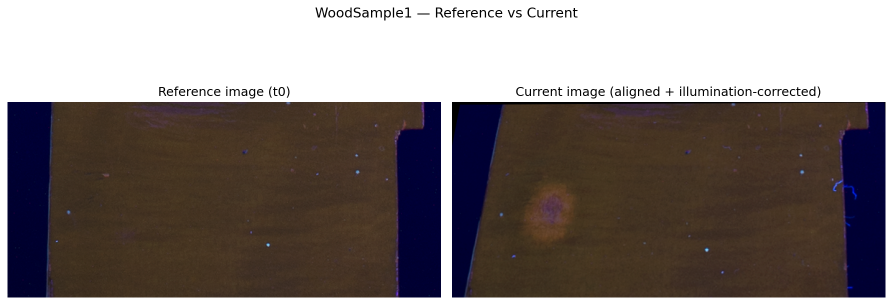
#> input picture figures/EDA/reference_vs_current.png, 1785 x 610 px, given in place of t0_1.png, which was not available (shown at 1/2 size)
$ python visualize_eda.py
#> lines starting #> are read from the running program, lines starting #| are printed output that depends on the picture; after the words box and inside, x2 and y2 are one past the last pixel; in counts of white or black regions, pixels touching at a corner belong together; pictures that were not available may be replaced by others from this repository, and a replacement may not be noted
#> in _load_rgb, img is the input picture: shape (610, 1785, 4); mean R, G, B, A 129.4, 120.5, 118.6, 255
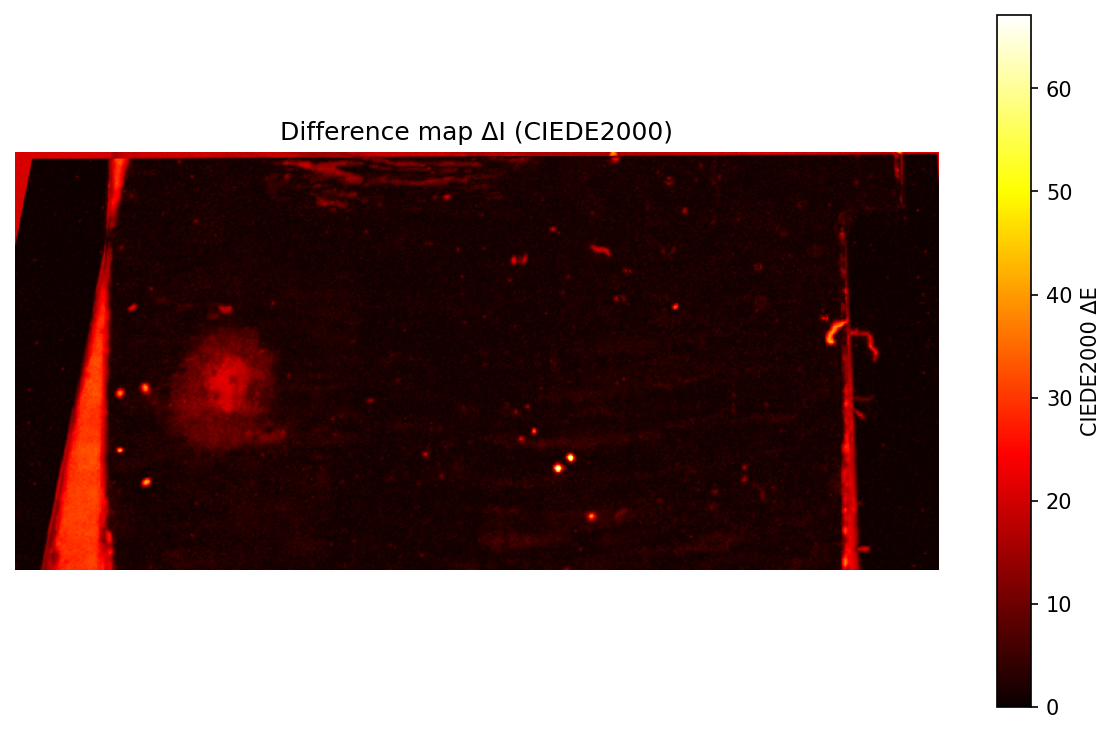
#> input picture figures/EDA/diff_map.png, 1115 x 734 px, given in place of t10_1.png, which was not available
#> in _load_rgb, img is the input picture: shape (734, 1115, 4); mean R, G, B, A 150.2, 129.4, 126.7, 255
### src/preprocessing.py
from dataclasses import dataclass
from typing import Iterable

import cv2
import numpy as np
from skimage.color import deltaE_ciede2000, rgb2lab
from skimage.measure import label, regionprops
from skimage.transform import resize


@dataclass(frozen=True)
class RegistrationResult:
    """Result of aligning two images using feature-based registration."""
    aligned: np.ndarray
    matrix: np.ndarray
    inliers: int


@dataclass(frozen=True)
class Roi:
    """ Represents a region of interest (ROI) in an image, defined by its bounding box coordinates"""
    y0: int
    y1: int
    x0: int
    x1: int

    def as_slices(self) -> tuple[slice, slice]:
        return slice(self.y0, self.y1), slice(self.x0, self.x1)

def _resize_for_registration(image: np.ndarray, max_side: int = 1200) -> tuple[np.ndarray, float]:
    """ Resizes the image to ensure its largest side does not exceed max_side, while maintaining aspect ratio.
                    # SampleViolin1 : (2102, 2910, 3)
                    # WoodSample1 : (315, 697, 3)
                    # WoodSample2 : (376, 646, 4)
        It returns the resized image and the scale factor used for resizing. If the image is already smaller than max_side, it returns the original image and a scale factor of 1.0.
    """
#> called with max_side = 1200
    height, width = image.shape[:2]
#> height = 610; width = 1785
    current = max(height, width)
#> current = 1785
    if current <= max_side:
        return image, 1.0
    scale = max_side / current
#> scale = 0.672
    resized = cv2.resize(image, (int(round(width * scale)), int(round(height * scale))), interpolation=cv2.INTER_AREA)
    return resized, scale


def register_to_reference(reference: np.ndarray, image: np.ndarray) -> RegistrationResult:
    """
        Aligns the input image to the reference image using feature-based registration.
        It detects keypoints and descriptors in both images using SIFT, matches them using a brute-force matcher,
        and estimates a homography matrix to align the image to the reference. The function returns the aligned image,
        the homography matrix and the number of inliers used in the estimation
     """
    reference_small, ref_scale = _resize_for_registration(reference)
#> ref_scale = 0.672
    image_small, img_scale = _resize_for_registration(image)
#> img_scale = 1
    gray_ref = cv2.cvtColor(reference_small, cv2.COLOR_RGB2GRAY)
    gray_img = cv2.cvtColor(image_small, cv2.COLOR_RGB2GRAY)
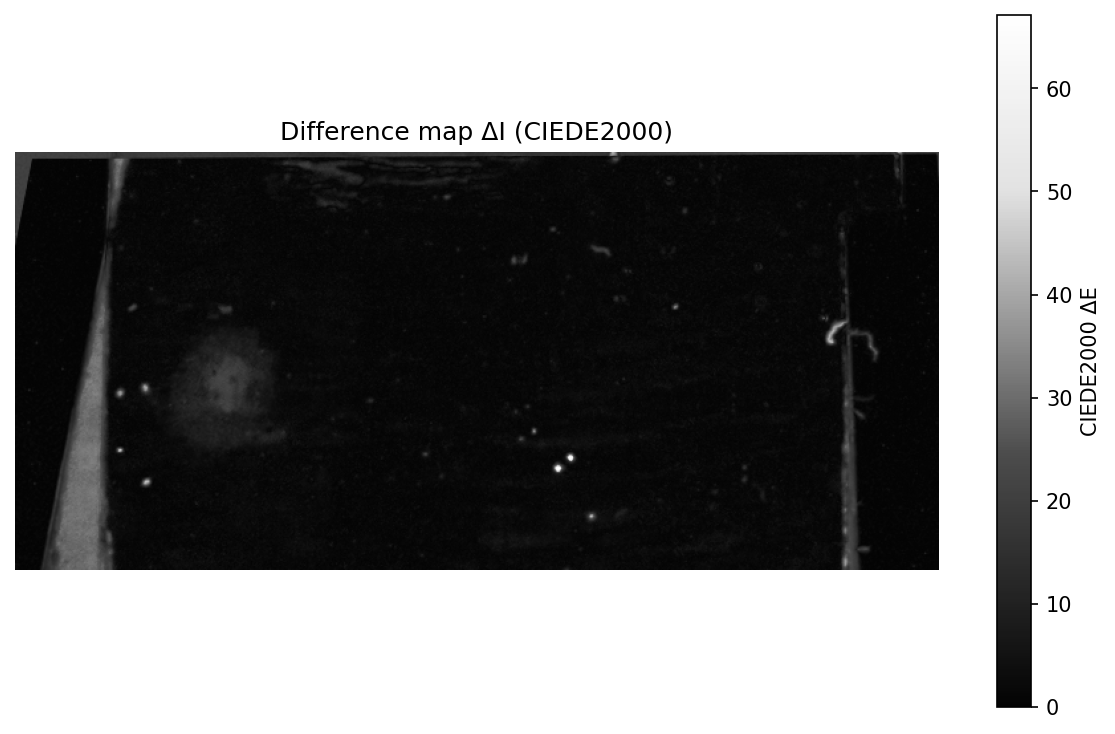
#> gray_img: shape (734, 1115); min 0, max 255, mean 135.3
    sift = cv2.SIFT_create()
    kp_ref, desc_ref = sift.detectAndCompute(gray_ref, None)
#> kp_ref = 449 keypoints; strongest (x, y, size): (436, 22, 2.3), (548, 11, 2.1), (428, 22, 2.4), (432, 11, 2.1)
    kp_img, desc_img = sift.detectAndCompute(gray_img, None)
#> kp_img = 470 keypoints; strongest (x, y, size): (545, 123, 1.9), (545, 138, 1.9), (502, 138, 1.8), (502, 123, 1.9)
    if desc_ref is None or desc_img is None:
        identity = np.eye(3, dtype=np.float32)
        return RegistrationResult(aligned=image.copy(), matrix=identity, inliers=0)

    matcher = cv2.BFMatcher()
    matches = matcher.knnMatch(desc_img, desc_ref, k=2)
#> matches = 470 matches
    good = []
    for pair in matches:
        if len(pair) != 2:
            continue
        first, second = pair
        if first.distance < 0.75 * second.distance:
            good.append(first)
#> after the loop, good = 48 matches

    if len(good) < 4:
        identity = np.eye(3, dtype=np.float32)
        return RegistrationResult(aligned=image.copy(), matrix=identity, inliers=0)

    src = np.float32([kp_img[m.queryIdx].pt for m in good]).reshape(-1, 1, 2)
#> src = 48 rows, first 8: [119.2, 162], [119.7, 453.4], [151.1, 385.7], [329.6, 134.5], [336.5, 131.4], [338.9, 134.5], [342.9, 158.8], [347.3, 131.7]
    dst = np.float32([kp_ref[m.trainIdx].pt for m in good]).reshape(-1, 1, 2)
#> dst = 48 rows, first 8: [534, 395.3], [953.1, 337.3], [953.1, 337.3], [600.5, 19.93], [622.7, 17.43], [249.3, 125.3], [985.6, 140.2], [255.2, 123.2]
    matrix, mask = cv2.findHomography(src, dst, cv2.RANSAC, 3.0)
#> matrix = [[0.0914, -3.12, 379.9], [0.0312, -1.03, 125], [0.000253, -0.00826, 1]]; mask = 48 values, max 1 at index 22, min 0 at index 0, mean 0.292
    if matrix is None:
        matrix = np.eye(3, dtype=np.float32)
        inliers = 0
    else:
        inliers = int(mask.sum()) if mask is not None else 0
#> inliers = 14
    scale_ref = np.array([[ref_scale, 0.0, 0.0], [0.0, ref_scale, 0.0], [0.0, 0.0, 1.0]], dtype=np.float32)
#> scale_ref = [[0.672, 0, 0], [0, 0.672, 0], [0, 0, 1]]
    scale_img = np.array([[img_scale, 0.0, 0.0], [0.0, img_scale, 0.0], [0.0, 0.0, 1.0]], dtype=np.float32)
#> scale_img = [[1, 0, 0], [0, 1, 0], [0, 0, 1]]
    matrix = np.linalg.inv(scale_ref) @ matrix @ scale_img
#> matrix = [[0.136, -4.64, 565.2], [0.0464, -1.53, 186], [0.000253, -0.00826, 1]]
    aligned = cv2.warpPerspective(image, matrix, (reference.shape[1], reference.shape[0]))
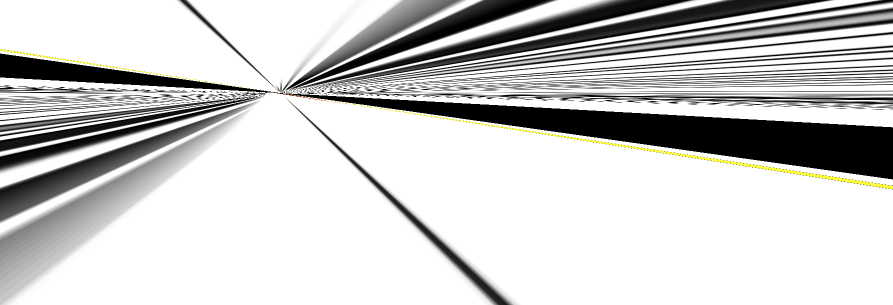
#> aligned: shape (610, 1785, 3) (shown at 1/2 size); mean R, G, B 201.6, 201.6, 200.7
    return RegistrationResult(aligned=aligned, matrix=matrix, inliers=inliers)


def match_illumination(reference: np.ndarray, image: np.ndarray) -> np.ndarray:
    """ Adjusts the illumination of the input image to match that of the reference image using a simple scaling approach.
        It computes the median color of both images and scales the input image's colors to match the reference's median color.
    """
    ref = reference.astype(np.float32)
    img = image.astype(np.float32)
#> img: shape (610, 1785, 3) float32
    ref_median = np.median(ref.reshape(-1, 3), axis=0)
#> ref_median = [70, 52, 44]
    img_median = np.median(img.reshape(-1, 3), axis=0)
#> img_median = [255, 255, 255]
    ratio = np.divide(ref_median, np.maximum(img_median, 1e-6))
#> ratio = [0.275, 0.204, 0.173]
    corrected = np.clip(img * ratio[None, None, :], 0, 255)
    return corrected.astype(np.uint8)


def color_difference_map(reference: np.ndarray, image: np.ndarray) -> np.ndarray:
    """ Computes a color difference map between the reference and input images using the CIEDE2000 metric """
    lab_ref = rgb2lab(reference)
#> lab_ref: shape (610, 1785, 3) float64; mean of channels 0, 1, 2 48.9, 4.6, 3
    lab_img = rgb2lab(image)
#> lab_img: shape (610, 1785, 3) float64; mean of channels 0, 1, 2 18.3, 5.3, 6.6
    return deltaE_ciede2000(lab_ref, lab_img).astype(np.float32)
#> returned value: shape (610, 1785) float32
#|   image shape : (610, 1785, 3)  |  ΔI range : [0.00, 100.00]  |  τ = 3.0


# [27 lines left out: function auto_roi_from_difference, not called in this run]


def crop_roi(image, roi) -> np.ndarray:
    return image[roi.as_slices()]


# [35 lines left out: functions resize_max_side, choose_best_shot, not called in this run]

### src/model_numba.py
from dataclasses import dataclass

import numpy as np
from numba import njit
from scipy.cluster.hierarchy import linkage
from scipy.special import gammaln, logsumexp
from skimage.draw import disk
import time
from tqdm import tqdm


@dataclass(frozen=True)
class CandidatePointCloud:
    """Represents a point cloud of candidate alteration points."""
    coordinates: np.ndarray
    transformed: np.ndarray
    quantized: np.ndarray
    original_values: np.ndarray
    image_shape: tuple[int, int]
    z_levels: int


@dataclass(frozen=True)
class ClusterCandidate:
    """Represents a cluster of candidate alteration points."""
    node_id: int
    member_indices: np.ndarray
    delta: float
    parent_delta: float
    lower_volume: float
    upper_volume: float
    significance: float


def apply_gray_transform(values: np.ndarray, tau: float, kind: str) -> np.ndarray:
    """Applies a gray-level transformation to the input values based on the specified kind and threshold tau."""
    values = values.astype(np.float32)
    transformed = np.full_like(values, np.inf, dtype=np.float32)

    if kind == "tanh":
        valid = values >= tau
        transformed[valid] = 1.0 + np.tanh(tau - values[valid])
        return transformed

    if kind == "inverse":
        if tau == 0:
            raise ValueError("tau must be non-zero for the inverse transform")
        valid = values >= tau
        # transformed[valid] = 1.0 / (1.0 + (values[valid] / tau) ** 2)  # WRONG
        transformed[valid] = 1.0 / (values[valid] - tau + 1e-9)  # Paper: f1(x) = 1/(x-tau)
        return transformed

    raise ValueError(f"Unsupported transform: {kind}")


# [74 lines left out: functions make_point_cloud, pairwise_distance_matrix, _condensed, not called in this run]


_disk_offset_cache: dict[float, tuple[np.ndarray, np.ndarray]] = {}


# [253 lines left out: functions get_disk_offsets, _paint_offsets, discrete_dilated_volume_numba, _log_nfa, generate_cluster_candidates, maximal_meaningful_clusters, not called in this run]


__all__ = [
    "CandidatePointCloud",
    "ClusterCandidate",
    "apply_gray_transform",
    "make_point_cloud",
    "pairwise_distance_matrix",
    "discrete_dilated_volume_numba",
    "generate_cluster_candidates",
    "maximal_meaningful_clusters",
]

### scripts/visualize_eda.py
"""
EDA visualizations for WoodSample1 real data.

Produces and saves to figures/EDA/:
  1. reference_vs_current.png   — side-by-side reference / aligned+corrected image
  2. diff_map.png               — CIEDE2000 difference map ΔI (heatmap)
  3. thresholded_candidates.png — pixels with ΔI > tau overlaid on the current image
  4. point_cloud_3d.png         — 3D scatter: tanh transform (left) vs inverse transform (right)

Usage:
    python scripts/visualize_eda.py
    python scripts/visualize_eda.py --ref data/WoodSample1/IMG/t0_1.png \
                                    --cur data/WoodSample1/IMG/t10_1.png \
                                    --tau 3.0 --output figures/EDA
"""

import argparse
from pathlib import Path
import sys

import matplotlib
matplotlib.use("Agg")  # non-interactive backend — safe on all platforms
import matplotlib.pyplot as plt
import numpy as np
from skimage.io import imread

PROJECT_ROOT = Path(__file__).resolve().parents[1]
if str(PROJECT_ROOT) not in sys.path:
    sys.path.insert(0, str(PROJECT_ROOT))

from src.preprocessing import (
    register_to_reference,
    match_illumination,
    color_difference_map,
)
from src.model_numba import apply_gray_transform


# ──────────────────────────────────────────────────────────────────────────────
# helpers
# ──────────────────────────────────────────────────────────────────────────────

def _load_rgb(path: Path) -> np.ndarray:
    img = imread(str(path))
    if img.ndim == 2:
        img = np.stack([img, img, img], axis=-1)
    if img.shape[2] == 4:
        img = img[:, :, :3]
    return img.astype(np.uint8)


def _prepare(ref_path: Path, cur_path: Path) -> tuple[np.ndarray, np.ndarray, np.ndarray]:
    """Load, register and illumination-correct; return (ref, corrected_current, diff_map)."""
    ref = _load_rgb(ref_path)
    cur = _load_rgb(cur_path)
    reg = register_to_reference(ref, cur)
    corrected = match_illumination(ref, reg.aligned)
    diff = color_difference_map(ref, corrected)
    return ref, corrected, diff


# ──────────────────────────────────────────────────────────────────────────────
# individual figure functions
# ──────────────────────────────────────────────────────────────────────────────

def fig_reference_vs_current(ref: np.ndarray, cur: np.ndarray, out_dir: Path) -> None:
    fig, axes = plt.subplots(1, 2, figsize=(12, 5))
    axes[0].imshow(ref)
    axes[0].set_title("Reference image (t0)", fontsize=12)
    axes[0].axis("off")
    axes[1].imshow(cur)
    axes[1].set_title("Current image (aligned + illumination-corrected)", fontsize=12)
    axes[1].axis("off")
    fig.suptitle("WoodSample1 — Reference vs Current", fontsize=13)
    fig.tight_layout()
    out = out_dir / "reference_vs_current.png"
    fig.savefig(out, dpi=150, bbox_inches="tight")
    plt.close(fig)
    print(f"  saved {out}")


def fig_diff_map(diff: np.ndarray, out_dir: Path) -> None:
    fig, ax = plt.subplots(figsize=(8, 5))
    im = ax.imshow(diff, cmap="hot")
    fig.colorbar(im, ax=ax, label="CIEDE2000 ΔE")
    ax.set_title("Difference map ΔI (CIEDE2000)", fontsize=12)
    ax.axis("off")
    fig.tight_layout()
    out = out_dir / "diff_map.png"
    fig.savefig(out, dpi=150, bbox_inches="tight")
    plt.close(fig)
    print(f"  saved {out}")


def fig_thresholded_candidates(cur: np.ndarray, diff: np.ndarray, tau: float, out_dir: Path) -> None:
#> called with tau = 3
    mask = diff >= tau  # candidate pixels
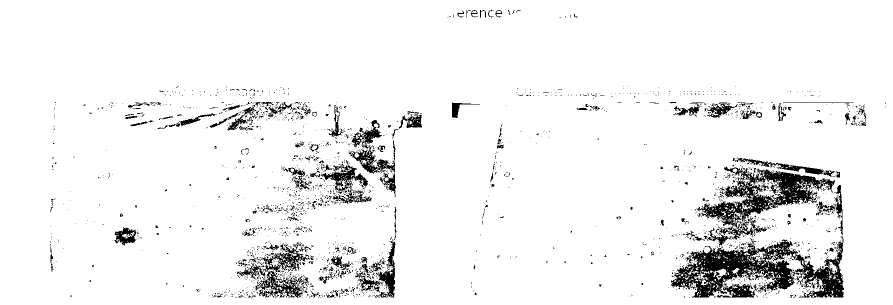
#> mask: shape (610, 1785) bool (shown at 1/2 size); 94% white; 2345 black regions (2165 under 20 px), largest, box (x1, y1, x2, y2) and area: (1342, 471, 1688, 595) 18095, (1394, 333, 1670, 480) 11138, (474, 489, 621, 595) 4215

    # overlay: dim background, highlight candidates in red
    overlay = cur.copy().astype(np.float32) / 255.0
    overlay[mask] = [1.0, 0.15, 0.15]  # bright red for candidates
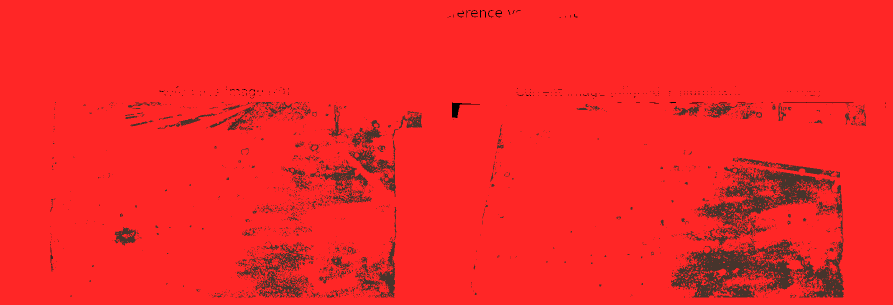
#> overlay: shape (610, 1785, 3) float32 (shown at 1/2 size); mean R, G, B 0.955, 0.153, 0.151

    fig, axes = plt.subplots(1, 2, figsize=(14, 5))
    axes[0].imshow(cur)
    axes[0].set_title("Current image", fontsize=11)
    axes[0].axis("off")
    axes[1].imshow(overlay)
    axes[1].set_title(
        f"Thresholded candidates (ΔI ≥ τ={tau:.1f})  —  {mask.sum()} px  "
        f"({100 * mask.mean():.1f}% of image)",
        fontsize=10,
    )
    axes[1].axis("off")
    fig.suptitle("Candidate alteration pixels", fontsize=13)
    fig.tight_layout()
    out = out_dir / "thresholded_candidates.png"
    fig.savefig(out, dpi=150, bbox_inches="tight")
    plt.close(fig)
    print(f"  saved {out}")


def fig_point_cloud_3d(diff: np.ndarray, tau: float, out_dir: Path) -> None:
    """Side-by-side 3D scatter: tanh (left) vs inverse (right)."""
#> called with tau = 3
    transforms = [
        ("tanh",    "tanh transform  f(x) = 1 + tanh(τ−x)",  "tab:blue"),
        ("inverse", "inverse transform  f(x) = 1/(x−τ)",     "tab:orange"),
    ]

    fig = plt.figure(figsize=(16, 7))

    for col, (kind, subtitle, color) in enumerate(transforms):
        z_vals = apply_gray_transform(diff, tau=tau, kind=kind)
        finite = np.isfinite(z_vals)
        ys, xs = np.nonzero(finite)
        z = z_vals[finite]

        # sub-sample for readability (at most 5000 points)
        if len(z) > 5000:
            rng = np.random.default_rng(0)
            idx = rng.choice(len(z), 5000, replace=False)
            ys, xs, z = ys[idx], xs[idx], z[idx]

        ax = fig.add_subplot(1, 2, col + 1, projection="3d")
        sc = ax.scatter(xs, ys, z, c=z, cmap="plasma", s=2, alpha=0.6)
        fig.colorbar(sc, ax=ax, label="f(ΔI)", shrink=0.6, pad=0.1)

        ax.set_xlabel("x (col)", fontsize=8)
        ax.set_ylabel("y (row)", fontsize=8)
        ax.set_zlabel("f(ΔI)", fontsize=8)
        ax.set_title(subtitle, fontsize=10)
        ax.invert_yaxis()  # image convention: row 0 at top

        n_total = int(finite.sum())
        ax.text2D(
            0.02, 0.95,
            f"{n_total} candidates\n(showing {len(z)})",
            transform=ax.transAxes,
            fontsize=8,
            color="black",
        )
#> this loop made 2 passes
#> n_total on passes 1 to 2: 1023453, 1023453
#> pass 1, in fig_point_cloud_3d, `z_vals = apply_gray_transform(diff, tau=tau, kind=kind)`:
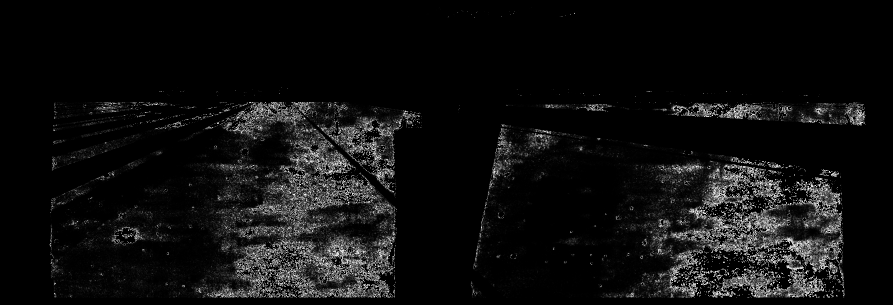
#> z_vals: shape (610, 1785) float32 (shown at 1/2 size); 6.01% of the values are NaN or infinite; the others: min 0, max 0.999, mean 0.0635; drawn with min black, max white, NaN and infinite black
#> after the loop, idx = 5000 values, max 1023395 at index 835, min 193 at index 2467, mean 514198.3

    fig.suptitle(
        f"3D candidate point cloud — WoodSample1  (τ={tau:.1f})\n"
        "z-axis = gray-level transform applied to ΔI",
        fontsize=12,
    )
    fig.tight_layout()
    out = out_dir / "point_cloud_3d.png"
    fig.savefig(out, dpi=150, bbox_inches="tight")
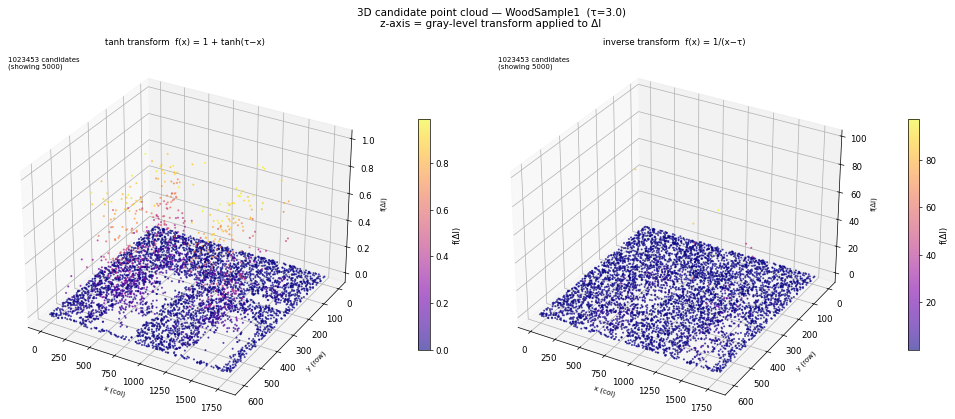
#> figure drawn by matplotlib, 4 panels
    plt.close(fig)
    print(f"  saved {out}")


# ──────────────────────────────────────────────────────────────────────────────
# main
# ──────────────────────────────────────────────────────────────────────────────

def run(ref_path: Path, cur_path: Path, tau: float, out_dir: Path) -> None:
    out_dir.mkdir(parents=True, exist_ok=True)
    print(f"Loading images …\n  ref : {ref_path}\n  cur : {cur_path}")
    ref, cur, diff = _prepare(ref_path, cur_path)
    print(f"  image shape : {ref.shape}  |  ΔI range : [{diff.min():.2f}, {diff.max():.2f}]  |  τ = {tau}")

    print("\nGenerating figures …")
    fig_reference_vs_current(ref, cur, out_dir)
    fig_diff_map(diff, out_dir)
    fig_thresholded_candidates(cur, diff, tau, out_dir)
    fig_point_cloud_3d(diff, tau, out_dir)

    print(f"\nAll figures saved to {out_dir}/")


def parse_args() -> argparse.Namespace:
    p = argparse.ArgumentParser(description=__doc__, formatter_class=argparse.RawDescriptionHelpFormatter)
    p.add_argument("--ref",    type=Path, default=Path("data/WoodSample1/IMG/t0_1.png"))
    p.add_argument("--cur",    type=Path, default=Path("data/WoodSample1/IMG/t10_1.png"))
    p.add_argument("--tau",    type=float, default=3.0)
    p.add_argument("--output", type=Path, default=Path("figures/EDA"))
    return p.parse_args()


if __name__ == "__main__":
    args = parse_args()
    run(args.ref, args.cur, args.tau, args.output)
